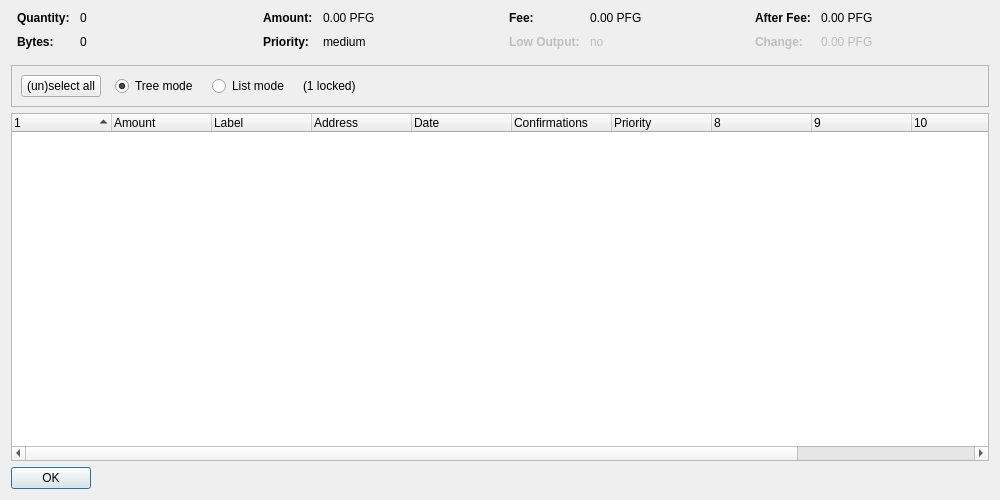
<?xml version="1.0" encoding="UTF-8"?>
<ui version="4.0">
 <class>CoinControlDialog</class>
 <widget class="QDialog" name="CoinControlDialog">
  <property name="geometry">
   <rect>
    <x>0</x>
    <y>0</y>
    <width>1000</width>
    <height>500</height>
   </rect>
  </property>
  <property name="windowTitle">
   <string>Coin Control Address Selection</string>
  </property>
  <layout class="QVBoxLayout" name="verticalLayout">
   <item>
    <layout class="QHBoxLayout" name="horizontalLayoutTop" stretch="0,0,0,0">
     <property name="topMargin">
      <number>0</number>
     </property>
     <property name="bottomMargin">
      <number>10</number>
     </property>
     <item>
      <layout class="QFormLayout" name="formLayoutCoinControl1">
       <property name="horizontalSpacing">
        <number>10</number>
       </property>
       <property name="verticalSpacing">
        <number>10</number>
       </property>
       <property name="leftMargin">
        <number>6</number>
       </property>
       <property name="rightMargin">
        <number>6</number>
       </property>
       <item row="0" column="0">
        <widget class="QLabel" name="labelCoinControlQuantityText">
         <property name="font">
          <font>
           <weight>75</weight>
           <bold>true</bold>
          </font>
         </property>
         <property name="text">
          <string>Quantity:</string>
         </property>
        </widget>
       </item>
       <item row="0" column="1">
        <widget class="QLabel" name="labelCoinControlQuantity">
         <property name="cursor">
          <cursorShape>IBeamCursor</cursorShape>
         </property>
         <property name="contextMenuPolicy">
          <enum>Qt::ActionsContextMenu</enum>
         </property>
         <property name="text">
          <string notr="true">0</string>
         </property>
         <property name="textInteractionFlags">
          <set>Qt::LinksAccessibleByMouse|Qt::TextSelectableByKeyboard|Qt::TextSelectableByMouse</set>
         </property>
        </widget>
       </item>
       <item row="1" column="0">
        <widget class="QLabel" name="labelCoinControlBytesText">
         <property name="font">
          <font>
           <weight>75</weight>
           <bold>true</bold>
          </font>
         </property>
         <property name="text">
          <string>Bytes:</string>
         </property>
        </widget>
       </item>
       <item row="1" column="1">
        <widget class="QLabel" name="labelCoinControlBytes">
         <property name="cursor">
          <cursorShape>IBeamCursor</cursorShape>
         </property>
         <property name="contextMenuPolicy">
          <enum>Qt::ActionsContextMenu</enum>
         </property>
         <property name="text">
          <string notr="true">0</string>
         </property>
         <property name="textInteractionFlags">
          <set>Qt::LinksAccessibleByMouse|Qt::TextSelectableByKeyboard|Qt::TextSelectableByMouse</set>
         </property>
        </widget>
       </item>
      </layout>
     </item>
     <item>
      <layout class="QFormLayout" name="formLayoutCoinControl2">
       <property name="horizontalSpacing">
        <number>10</number>
       </property>
       <property name="verticalSpacing">
        <number>10</number>
       </property>
       <property name="leftMargin">
        <number>6</number>
       </property>
       <property name="rightMargin">
        <number>6</number>
       </property>
       <item row="0" column="0">
        <widget class="QLabel" name="labelCoinControlAmountText">
         <property name="font">
          <font>
           <weight>75</weight>
           <bold>true</bold>
          </font>
         </property>
         <property name="text">
          <string>Amount:</string>
         </property>
        </widget>
       </item>
       <item row="0" column="1">
        <widget class="QLabel" name="labelCoinControlAmount">
         <property name="cursor">
          <cursorShape>IBeamCursor</cursorShape>
         </property>
         <property name="contextMenuPolicy">
          <enum>Qt::ActionsContextMenu</enum>
         </property>
         <property name="text">
          <string notr="true">0.00 PFG</string>
         </property>
         <property name="textInteractionFlags">
          <set>Qt::LinksAccessibleByMouse|Qt::TextSelectableByKeyboard|Qt::TextSelectableByMouse</set>
         </property>
        </widget>
       </item>
       <item row="1" column="0">
        <widget class="QLabel" name="labelCoinControlPriorityText">
         <property name="font">
          <font>
           <weight>75</weight>
           <bold>true</bold>
          </font>
         </property>
         <property name="text">
          <string>Priority:</string>
         </property>
        </widget>
       </item>
       <item row="1" column="1">
        <widget class="QLabel" name="labelCoinControlPriority">
         <property name="cursor">
          <cursorShape>IBeamCursor</cursorShape>
         </property>
         <property name="contextMenuPolicy">
          <enum>Qt::ActionsContextMenu</enum>
         </property>
         <property name="text">
          <string notr="true">medium</string>
         </property>
         <property name="textInteractionFlags">
          <set>Qt::LinksAccessibleByMouse|Qt::TextSelectableByKeyboard|Qt::TextSelectableByMouse</set>
         </property>
        </widget>
       </item>
      </layout>
     </item>
     <item>
      <layout class="QFormLayout" name="formLayoutCoinControl3">
       <property name="horizontalSpacing">
        <number>10</number>
       </property>
       <property name="verticalSpacing">
        <number>10</number>
       </property>
       <property name="leftMargin">
        <number>6</number>
       </property>
       <property name="rightMargin">
        <number>6</number>
       </property>
       <item row="0" column="0">
        <widget class="QLabel" name="labelCoinControlFeeText">
         <property name="font">
          <font>
           <weight>75</weight>
           <bold>true</bold>
          </font>
         </property>
         <property name="text">
          <string>Fee:</string>
         </property>
        </widget>
       </item>
       <item row="0" column="1">
        <widget class="QLabel" name="labelCoinControlFee">
         <property name="cursor">
          <cursorShape>IBeamCursor</cursorShape>
         </property>
         <property name="contextMenuPolicy">
          <enum>Qt::ActionsContextMenu</enum>
         </property>
         <property name="text">
          <string notr="true">0.00 PFG</string>
         </property>
         <property name="textInteractionFlags">
          <set>Qt::LinksAccessibleByMouse|Qt::TextSelectableByKeyboard|Qt::TextSelectableByMouse</set>
         </property>
        </widget>
       </item>
       <item row="1" column="0">
        <widget class="QLabel" name="labelCoinControlLowOutputText">
         <property name="enabled">
          <bool>false</bool>
         </property>
         <property name="font">
          <font>
           <weight>75</weight>
           <bold>true</bold>
          </font>
         </property>
         <property name="text">
          <string>Low Output:</string>
         </property>
        </widget>
       </item>
       <item row="1" column="1">
        <widget class="QLabel" name="labelCoinControlLowOutput">
         <property name="enabled">
          <bool>false</bool>
         </property>
         <property name="cursor">
          <cursorShape>IBeamCursor</cursorShape>
         </property>
         <property name="contextMenuPolicy">
          <enum>Qt::ActionsContextMenu</enum>
         </property>
         <property name="text">
          <string notr="true">no</string>
         </property>
         <property name="textInteractionFlags">
          <set>Qt::LinksAccessibleByMouse|Qt::TextSelectableByKeyboard|Qt::TextSelectableByMouse</set>
         </property>
        </widget>
       </item>
      </layout>
     </item>
     <item>
      <layout class="QFormLayout" name="formLayoutCoinControl4">
       <property name="horizontalSpacing">
        <number>10</number>
       </property>
       <property name="verticalSpacing">
        <number>10</number>
       </property>
       <property name="leftMargin">
        <number>6</number>
       </property>
       <property name="rightMargin">
        <number>6</number>
       </property>
       <item row="0" column="0">
        <widget class="QLabel" name="labelCoinControlAfterFeeText">
         <property name="font">
          <font>
           <weight>75</weight>
           <bold>true</bold>
          </font>
         </property>
         <property name="text">
          <string>After Fee:</string>
         </property>
        </widget>
       </item>
       <item row="0" column="1">
        <widget class="QLabel" name="labelCoinControlAfterFee">
         <property name="cursor">
          <cursorShape>IBeamCursor</cursorShape>
         </property>
         <property name="contextMenuPolicy">
          <enum>Qt::ActionsContextMenu</enum>
         </property>
         <property name="text">
          <string notr="true">0.00 PFG</string>
         </property>
         <property name="textInteractionFlags">
          <set>Qt::LinksAccessibleByMouse|Qt::TextSelectableByKeyboard|Qt::TextSelectableByMouse</set>
         </property>
        </widget>
       </item>
       <item row="1" column="0">
        <widget class="QLabel" name="labelCoinControlChangeText">
         <property name="enabled">
          <bool>false</bool>
         </property>
         <property name="font">
          <font>
           <weight>75</weight>
           <bold>true</bold>
          </font>
         </property>
         <property name="text">
          <string>Change:</string>
         </property>
        </widget>
       </item>
       <item row="1" column="1">
        <widget class="QLabel" name="labelCoinControlChange">
         <property name="enabled">
          <bool>false</bool>
         </property>
         <property name="cursor">
          <cursorShape>IBeamCursor</cursorShape>
         </property>
         <property name="contextMenuPolicy">
          <enum>Qt::ActionsContextMenu</enum>
         </property>
         <property name="text">
          <string notr="true">0.00 PFG</string>
         </property>
         <property name="textInteractionFlags">
          <set>Qt::LinksAccessibleByMouse|Qt::TextSelectableByKeyboard|Qt::TextSelectableByMouse</set>
         </property>
        </widget>
       </item>
      </layout>
     </item>
    </layout>
   </item>
   <item>
    <widget class="QFrame" name="frame">
     <property name="minimumSize">
      <size>
       <width>0</width>
       <height>40</height>
      </size>
     </property>
     <property name="frameShape">
      <enum>QFrame::StyledPanel</enum>
     </property>
     <property name="frameShadow">
      <enum>QFrame::Sunken</enum>
     </property>
     <layout class="QHBoxLayout" name="horizontalLayout">
      <item>
       <layout class="QHBoxLayout" name="horizontalLayoutPanel" stretch="0,0,0,0,0">
        <property name="spacing">
         <number>14</number>
        </property>
        <item>
         <widget class="QPushButton" name="pushButtonSelectAll">
          <property name="sizePolicy">
           <sizepolicy hsizetype="Maximum" vsizetype="Fixed">
            <horstretch>0</horstretch>
            <verstretch>0</verstretch>
           </sizepolicy>
          </property>
          <property name="text">
           <string>(un)select all</string>
          </property>
         </widget>
        </item>
        <item>
         <widget class="QRadioButton" name="radioTreeMode">
          <property name="sizePolicy">
           <sizepolicy hsizetype="Maximum" vsizetype="Fixed">
            <horstretch>0</horstretch>
            <verstretch>0</verstretch>
           </sizepolicy>
          </property>
          <property name="text">
           <string>Tree mode</string>
          </property>
          <property name="checked">
           <bool>true</bool>
          </property>
         </widget>
        </item>
        <item>
         <widget class="QRadioButton" name="radioListMode">
          <property name="sizePolicy">
           <sizepolicy hsizetype="Maximum" vsizetype="Fixed">
            <horstretch>0</horstretch>
            <verstretch>0</verstretch>
           </sizepolicy>
          </property>
          <property name="text">
           <string>List mode</string>
          </property>
         </widget>
        </item>
        <item>
         <widget class="QLabel" name="labelLocked">
          <property name="text">
           <string notr="true">(1 locked)</string>
          </property>
         </widget>
        </item>
        <item>
         <spacer name="horizontalSpacer">
          <property name="orientation">
           <enum>Qt::Horizontal</enum>
          </property>
          <property name="sizeHint" stdset="0">
           <size>
            <width>40</width>
            <height>20</height>
           </size>
          </property>
         </spacer>
        </item>
       </layout>
      </item>
     </layout>
    </widget>
   </item>
   <item>
    <widget class="CoinControlTreeWidget" name="treeWidget">
     <property name="contextMenuPolicy">
      <enum>Qt::CustomContextMenu</enum>
     </property>
     <property name="sortingEnabled">
      <bool>false</bool>
     </property>
     <property name="columnCount">
      <number>12</number>
     </property>
     <attribute name="headerShowSortIndicator" stdset="0">
      <bool>true</bool>
     </attribute>
     <attribute name="headerStretchLastSection">
      <bool>false</bool>
     </attribute>
     <column>
      <property name="text">
       <string/>
      </property>
     </column>
     <column>
      <property name="text">
       <string>Amount</string>
      </property>
     </column>
     <column>
      <property name="text">
       <string notr="true">Label</string>
      </property>
     </column>
     <column>
      <property name="text">
       <string>Address</string>
      </property>
     </column>
     <column>
      <property name="text">
       <string>Date</string>
      </property>
     </column>
     <column>
      <property name="text">
       <string>Confirmations</string>
      </property>
      <property name="toolTip">
       <string>Confirmed</string>
      </property>
     </column>
     <column>
      <property name="text">
       <string>Priority</string>
      </property>
     </column>
     <column>
      <property name="text">
       <string/>
      </property>
     </column>
     <column>
      <property name="text">
       <string/>
      </property>
     </column>
     <column>
      <property name="text">
       <string/>
      </property>
     </column>
     <column>
      <property name="text">
       <string/>
      </property>
     </column>
     <column>
      <property name="text">
       <string/>
      </property>
     </column>
    </widget>
   </item>
   <item>
    <widget class="QDialogButtonBox" name="buttonBox">
     <property name="sizePolicy">
      <sizepolicy hsizetype="Maximum" vsizetype="Fixed">
       <horstretch>0</horstretch>
       <verstretch>0</verstretch>
      </sizepolicy>
     </property>
     <property name="orientation">
      <enum>Qt::Horizontal</enum>
     </property>
     <property name="standardButtons">
      <set>QDialogButtonBox::Ok</set>
     </property>
    </widget>
   </item>
  </layout>
 </widget>
 <customwidgets>
  <customwidget>
   <class>CoinControlTreeWidget</class>
   <extends>QTreeWidget</extends>
   <header>coincontroltreewidget.h</header>
  </customwidget>
 </customwidgets>
 <resources/>
 <connections/>
</ui>
